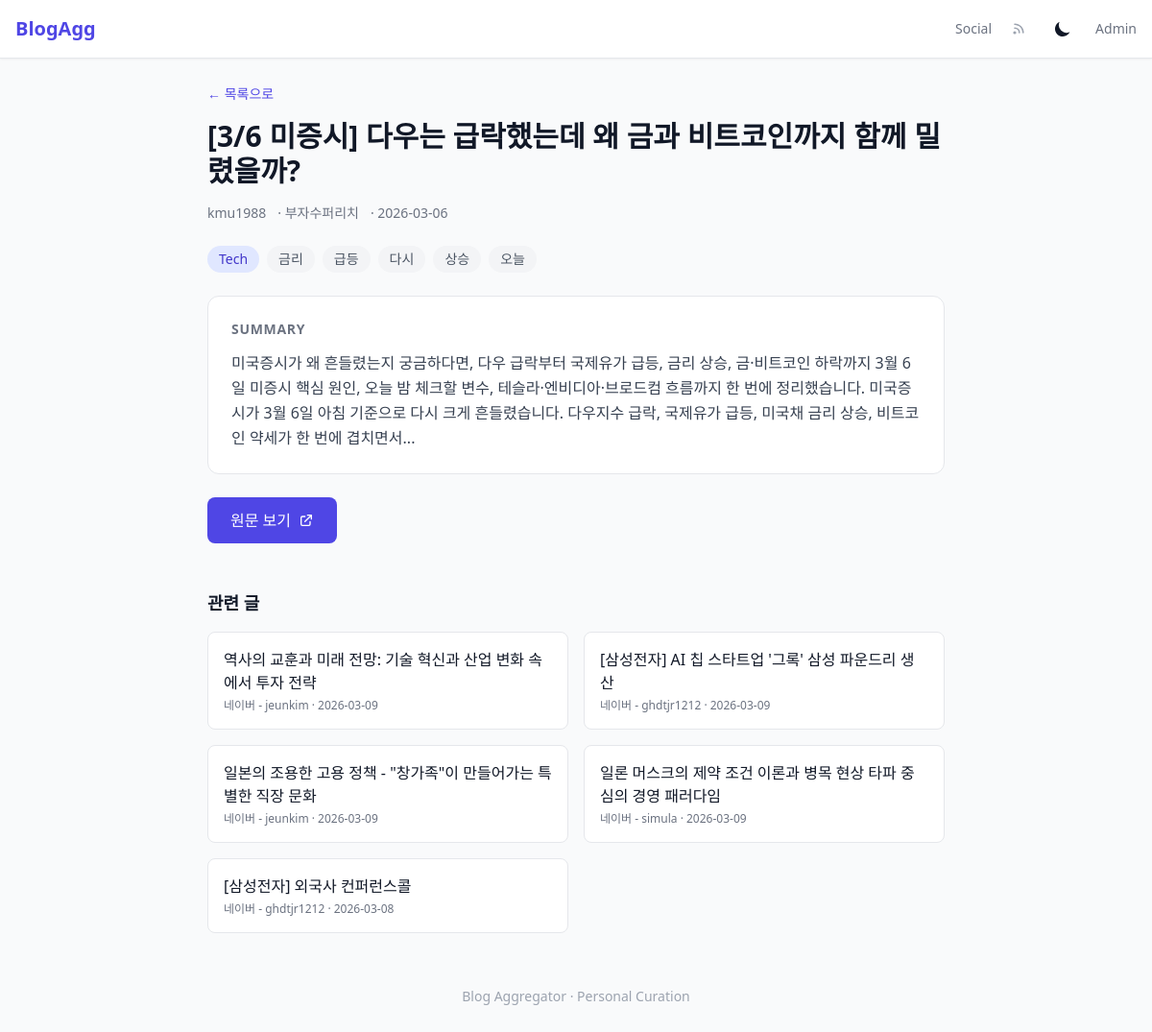
Before: /post/1 (signed in) with the older database file.
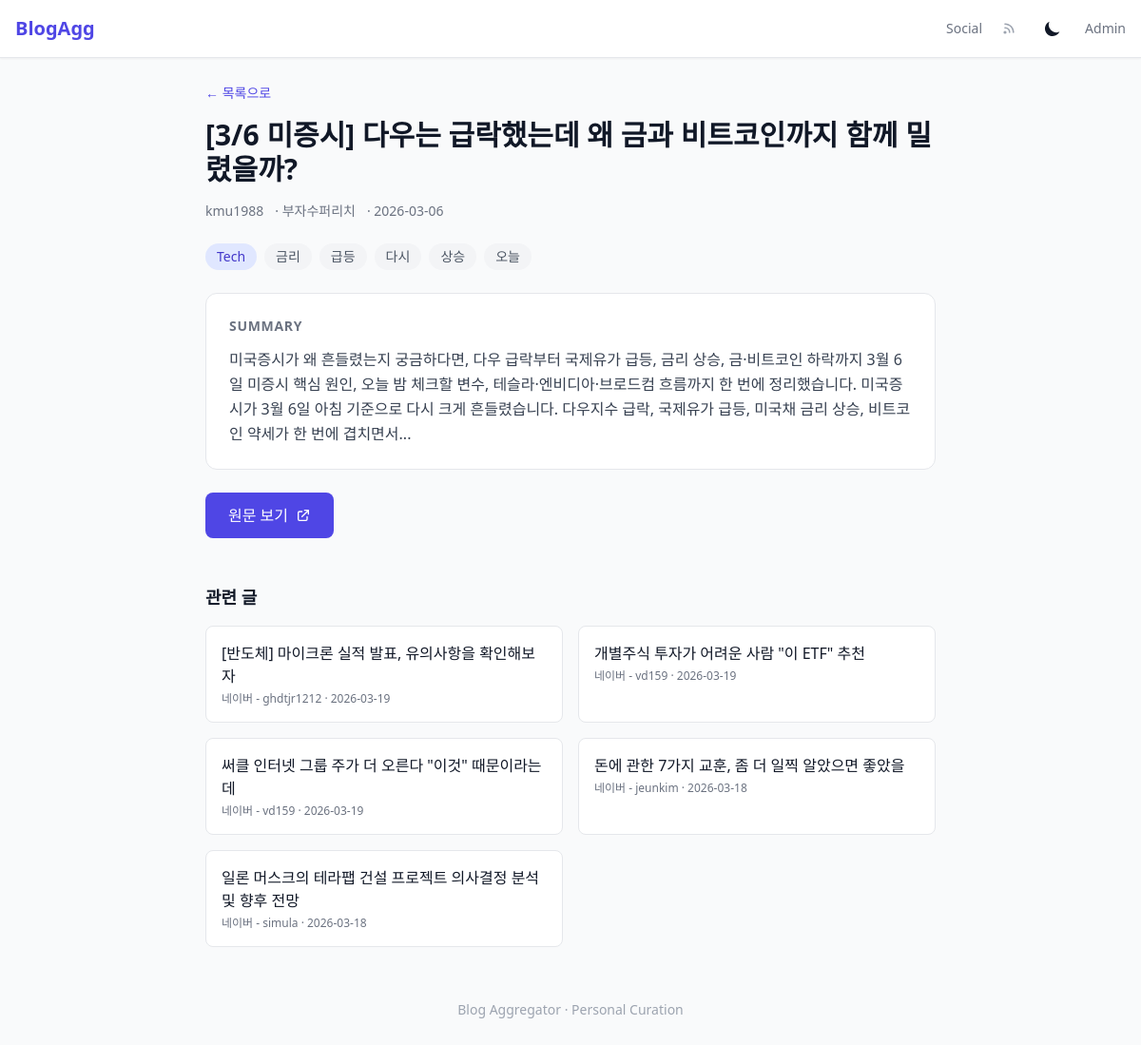
After: the same page with the newer database file.
### tables this page shows
CREATE TABLE tags (
            id INTEGER PRIMARY KEY AUTOINCREMENT,
            name TEXT UNIQUE NOT NULL
        );

CREATE TABLE posts (
            id INTEGER PRIMARY KEY AUTOINCREMENT,
            blog_id INTEGER,
            title TEXT NOT NULL,
            original_url TEXT UNIQUE NOT NULL,
            summary TEXT,
            full_content TEXT,
            author TEXT,
            published_date DATETIME,
            image_url TEXT,
            category TEXT,
            language TEXT DEFAULT 'ko',
            summary_status TEXT DEFAULT 'pending',
            registered_by TEXT DEFAULT 'manual',
            created_at DATETIME DEFAULT CURRENT_TIMESTAMP,
            FOREIGN KEY (blog_id) REFERENCES blogs(id)
        );

CREATE TABLE blogs (
            id INTEGER PRIMARY KEY AUTOINCREMENT,
            name TEXT NOT NULL,
            url TEXT NOT NULL,
            feed_url TEXT,
            category TEXT,
            active INTEGER DEFAULT 1,
            description TEXT,
            created_at DATETIME DEFAULT CURRENT_TIMESTAMP
        , last_crawled_at TEXT, crawl_error TEXT);

### src/api/public.py (the view)
@router.get("/post/{post_id}")
async def post_detail(request: Request, post_id: int):
    repo = request.app.state.repo
    templates = request.app.state.templates
    post = repo.get_post(post_id)
    if not post:
        return templates.TemplateResponse("index.html", {
            "request": request,
            "posts": [],
            "total": 0,
            "page": 1,
            "total_pages": 1,
            "category": None,
            "tag": None,
            "search": "",
            "categories": [],
            "error": "포스트를 찾을 수 없습니다.",
        })
    post["tags"] = repo.get_post_tags(post_id)
    related = repo.get_related_posts(post_id, post.get("category", "other"))
    return templates.TemplateResponse("post_detail.html", {
        "request": request,
        "post": post,
        "related": related,
    })

### templates/post_detail.html (shortened to what this page needs)
{% extends "base.html" %}
{% block content %}
<article class="max-w-3xl mx-auto">
    <a href="/" class="text-sm text-indigo-600 dark:text-indigo-400 hover:underline mb-4 inline-block">&larr; 목록으로</a>
    <h1 class="text-3xl font-bold mb-4">{{ post.title }}</h1>
    <div class="flex flex-wrap items-center gap-3 text-sm text-gray-500 dark:text-gray-400 mb-6">
        {% if post.blog_name %}
        <span>{{ post.blog_name }}</span>
        {% endif %}
        {% if post.author %}
        <span>&middot; {{ post.author }}</span>
        {% endif %}
        {% if post.published_date %}
        <span>&middot; {{ post.published_date }}</span>
        {% endif %}
    </div>
    <div class="flex flex-wrap gap-2 mb-6">
        {% if post.category %}
        <span class="px-3 py-1 text-sm rounded-full bg-indigo-100 dark:bg-indigo-900 text-indigo-700 dark:text-indigo-300 capitalize">{{ post.category }}</span>
        {% endif %}
        {% for tag in post.tags %}
        <a href="/?tag={{ tag }}" class="px-3 py-1 text-sm rounded-full bg-gray-100 dark:bg-gray-700 text-gray-600 dark:text-gray-400 hover:bg-gray-200 dark:hover:bg-gray-600">{{ tag }}</a>
        {% endfor %}
    </div>
    {% if post.summary %}
    <div class="bg-white dark:bg-gray-800 rounded-xl p-6 border border-gray-200 dark:border-gray-700 mb-6">
        <h2 class="text-sm font-semibold text-gray-500 dark:text-gray-400 uppercase tracking-wider mb-3">Summary</h2>
        <p class="text-gray-700 dark:text-gray-300 leading-relaxed">{{ post.summary }}</p>
    </div>
    {% endif %}
    <a href="{{ post.original_url }}" target="_blank" rel="noopener noreferrer"
       class="inline-flex items-center gap-2 px-6 py-3 bg-indigo-600 text-white rounded-lg hover:bg-indigo-700 transition-colors">
        원문 보기
        <svg class="w-4 h-4" fill="none" stroke="currentColor" viewBox="0 0 24 24"><path stroke-linecap="round" stroke-linejoin="round" stroke-width="2" d="M10 6H6a2 2 0 00-2 2v10a2 2 0 002 2h10a2 2 0 002-2v-4M14 4h6m0 0v6m0-6L10 14"/></svg>
    </a>
</article>
{% if related %}
<div class="max-w-3xl mx-auto mt-12">
    <h3 class="text-lg font-semibold mb-4">관련 글</h3>
    <div class="grid grid-cols-1 sm:grid-cols-2 gap-4">
        {% for r in related %}
        <a href="/post/{{ r.id }}" class="bg-white dark:bg-gray-800 rounded-lg p-4 border border-gray-200 dark:border-gray-700 hover:shadow-sm transition-shadow">
            <h4 class="font-medium line-clamp-2 mb-1">{{ r.title }}</h4>
            <p class="text-xs text-gray-500 dark:text-gray-400">{{ r.blog_name or "" }} &middot; {{ r.published_date or "" }}</p>
        </a>
        {% endfor %}
    </div>
</div>
{% endif %}
{% endblock %}

Changed rows visible on the page:
no longer on this page (row unchanged): posts: title "역사의 교훈과 미래 전망: 기술 혁신과 산업 변화 속에서 투자 전략", name "네이버 - jeunkim", published_date "2026-03-09"
no longer on this page (row unchanged): posts: title "[삼성전자] AI 칩 스타트업 '그록' 삼성 파운드리 생산", name "네이버 - ghdtjr1212", published_date "2026-03-09"
no longer on this page (row unchanged): posts: title "일본의 조용한 고용 정책 - \"창가족\"이 만들어가는 특별한 직장 문화", name "네이버 - jeunkim", published_date "2026-03-09"
no longer on this page (row unchanged): posts: title "일론 머스크의 제약 조건 이론과 병목 현상 타파 중심의 경영 패러다임", name "네이버 - simula", published_date "2026-03-09"
no longer on this page (row unchanged): posts: title "[삼성전자] 외국사 컨퍼런스콜", name "네이버 - ghdtjr1212", published_date "2026-03-08"
added posts: title "[반도체] 마이크론 실적 발표, 유의사항을 확인해보자", name "네이버 - ghdtjr1212", published_date "2026-03-19"
added posts: title "개별주식 투자가 어려운 사람 \"이 ETF\" 추천", name "네이버 - vd159", published_date "2026-03-19"
added posts: title "써클 인터넷 그룹 주가 더 오른다 \"이것\" 때문이라는데", name "네이버 - vd159", published_date "2026-03-19"
added posts: title "돈에 관한 7가지 교훈, 좀 더 일찍 알았으면 좋았을", name "네이버 - jeunkim", published_date "2026-03-18"
added posts: title "일론 머스크의 테라팹 건설 프로젝트 의사결정 분석 및 향후 전망", name "네이버 - simula", published_date "2026-03-18"
